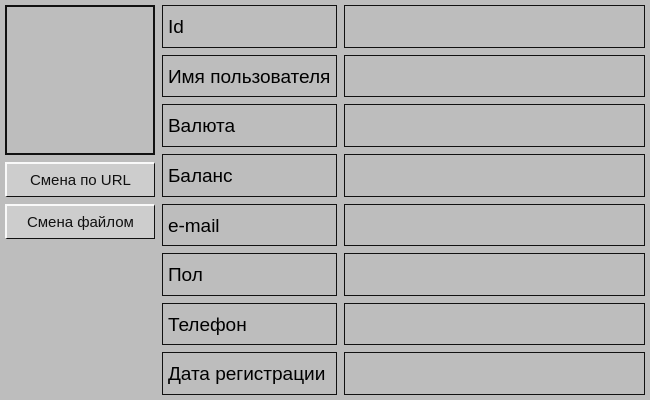
<?xml version="1.0" encoding="UTF-8"?>
<ui version="4.0">
 <class>registratew</class>
 <widget class="QWidget" name="registratew">
  <property name="geometry">
   <rect>
    <x>0</x>
    <y>0</y>
    <width>650</width>
    <height>400</height>
   </rect>
  </property>
  <property name="minimumSize">
   <size>
    <width>650</width>
    <height>400</height>
   </size>
  </property>
  <property name="maximumSize">
   <size>
    <width>650</width>
    <height>400</height>
   </size>
  </property>
  <property name="windowTitle">
   <string>Profile</string>
  </property>
  <property name="styleSheet">
   <string notr="true">background: #bdbdbd;</string>
  </property>
  <layout class="QHBoxLayout" name="horizontalLayout_2">
   <property name="spacing">
    <number>7</number>
   </property>
   <property name="leftMargin">
    <number>5</number>
   </property>
   <property name="topMargin">
    <number>5</number>
   </property>
   <property name="rightMargin">
    <number>5</number>
   </property>
   <property name="bottomMargin">
    <number>5</number>
   </property>
   <item>
    <layout class="QVBoxLayout" name="verticalLayout_3">
     <property name="spacing">
      <number>7</number>
     </property>
     <item>
      <widget class="QPushButton" name="avatar">
       <property name="minimumSize">
        <size>
         <width>150</width>
         <height>150</height>
        </size>
       </property>
       <property name="maximumSize">
        <size>
         <width>150</width>
         <height>150</height>
        </size>
       </property>
       <property name="cursor">
        <cursorShape>PointingHandCursor</cursorShape>
       </property>
       <property name="styleSheet">
        <string notr="true">border: 2px solid #111111;</string>
       </property>
       <property name="text">
        <string/>
       </property>
      </widget>
     </item>
     <item>
      <widget class="QPushButton" name="btn_change_by_url">
       <property name="minimumSize">
        <size>
         <width>100</width>
         <height>35</height>
        </size>
       </property>
       <property name="maximumSize">
        <size>
         <width>150</width>
         <height>35</height>
        </size>
       </property>
       <property name="font">
        <font>
         <pointsize>11</pointsize>
        </font>
       </property>
       <property name="styleSheet">
        <string notr="true">QPushButton {
	background: #cdcdcd;
	border: 2px solid #F9F9F9;
	border-bottom-width: 1px;
	border-right-width: 1px;
	border-bottom-color: #111111;
	border-right-color: #111111;
	color: #111111;
 }
QPushButton:pressed {
	background: #aaaaaa;
	border: 2px solid #111111;
	border-bottom-width: 1px;
	border-right-width: 1px;
	border-bottom-color: #F9F9F9;
	border-right-color: #F9F9F9;
	color: #333333;
 }
QPushButton:hover {
	background: #aaaaaa;
	color: #333333;
 }</string>
       </property>
       <property name="text">
        <string>Смена по URL</string>
       </property>
      </widget>
     </item>
     <item>
      <widget class="QPushButton" name="btn_change_by_file">
       <property name="minimumSize">
        <size>
         <width>150</width>
         <height>35</height>
        </size>
       </property>
       <property name="maximumSize">
        <size>
         <width>150</width>
         <height>35</height>
        </size>
       </property>
       <property name="font">
        <font>
         <pointsize>11</pointsize>
        </font>
       </property>
       <property name="styleSheet">
        <string notr="true">QPushButton {
	background: #cdcdcd;
	border: 2px solid #F9F9F9;
	border-bottom-width: 1px;
	border-right-width: 1px;
	border-bottom-color: #111111;
	border-right-color: #111111;
	color: #111111;
 }
QPushButton:pressed {
	background: #aaaaaa;
	border: 2px solid #111111;
	border-bottom-width: 1px;
	border-right-width: 1px;
	border-bottom-color: #F9F9F9;
	border-right-color: #F9F9F9;
	color: #333333;
 }
QPushButton:hover {
	background: #aaaaaa;
	color: #333333;
 }</string>
       </property>
       <property name="text">
        <string>Смена файлом</string>
       </property>
      </widget>
     </item>
     <item>
      <spacer name="verticalSpacer">
       <property name="orientation">
        <enum>Qt::Vertical</enum>
       </property>
       <property name="sizeHint" stdset="0">
        <size>
         <width>20</width>
         <height>40</height>
        </size>
       </property>
      </spacer>
     </item>
    </layout>
   </item>
   <item>
    <layout class="QHBoxLayout" name="horizontalLayout">
     <property name="spacing">
      <number>7</number>
     </property>
     <item>
      <layout class="QVBoxLayout" name="verticalLayout">
       <property name="spacing">
        <number>7</number>
       </property>
       <item>
        <widget class="QLabel" name="lbl_id">
         <property name="minimumSize">
          <size>
           <width>175</width>
           <height>0</height>
          </size>
         </property>
         <property name="maximumSize">
          <size>
           <width>175</width>
           <height>16777215</height>
          </size>
         </property>
         <property name="font">
          <font>
           <pointsize>14</pointsize>
           <weight>50</weight>
           <bold>false</bold>
          </font>
         </property>
         <property name="styleSheet">
          <string notr="true">border: 1px solid #111111;</string>
         </property>
         <property name="text">
          <string>Id</string>
         </property>
         <property name="margin">
          <number>6</number>
         </property>
        </widget>
       </item>
       <item>
        <widget class="QLabel" name="lbl_username">
         <property name="minimumSize">
          <size>
           <width>175</width>
           <height>0</height>
          </size>
         </property>
         <property name="maximumSize">
          <size>
           <width>175</width>
           <height>16777215</height>
          </size>
         </property>
         <property name="font">
          <font>
           <pointsize>14</pointsize>
           <weight>50</weight>
           <bold>false</bold>
          </font>
         </property>
         <property name="styleSheet">
          <string notr="true">border: 1px solid #111111;</string>
         </property>
         <property name="text">
          <string>Имя пользователя</string>
         </property>
         <property name="margin">
          <number>6</number>
         </property>
        </widget>
       </item>
       <item>
        <widget class="QLabel" name="lbl_currency">
         <property name="minimumSize">
          <size>
           <width>175</width>
           <height>0</height>
          </size>
         </property>
         <property name="maximumSize">
          <size>
           <width>175</width>
           <height>16777215</height>
          </size>
         </property>
         <property name="font">
          <font>
           <pointsize>14</pointsize>
           <weight>50</weight>
           <bold>false</bold>
          </font>
         </property>
         <property name="styleSheet">
          <string notr="true">border: 1px solid #111111;</string>
         </property>
         <property name="text">
          <string>Валюта</string>
         </property>
         <property name="margin">
          <number>6</number>
         </property>
        </widget>
       </item>
       <item>
        <widget class="QLabel" name="lbl_balance">
         <property name="minimumSize">
          <size>
           <width>175</width>
           <height>0</height>
          </size>
         </property>
         <property name="maximumSize">
          <size>
           <width>175</width>
           <height>16777215</height>
          </size>
         </property>
         <property name="font">
          <font>
           <pointsize>14</pointsize>
           <weight>50</weight>
           <bold>false</bold>
          </font>
         </property>
         <property name="styleSheet">
          <string notr="true">border: 1px solid #111111;</string>
         </property>
         <property name="text">
          <string>Баланс</string>
         </property>
         <property name="margin">
          <number>6</number>
         </property>
        </widget>
       </item>
       <item>
        <widget class="QLabel" name="lbl_email">
         <property name="minimumSize">
          <size>
           <width>175</width>
           <height>0</height>
          </size>
         </property>
         <property name="maximumSize">
          <size>
           <width>175</width>
           <height>16777215</height>
          </size>
         </property>
         <property name="font">
          <font>
           <pointsize>14</pointsize>
           <weight>50</weight>
           <bold>false</bold>
          </font>
         </property>
         <property name="styleSheet">
          <string notr="true">border: 1px solid #111111;</string>
         </property>
         <property name="text">
          <string>e-mail</string>
         </property>
         <property name="margin">
          <number>6</number>
         </property>
        </widget>
       </item>
       <item>
        <widget class="QLabel" name="lbl_sex">
         <property name="minimumSize">
          <size>
           <width>175</width>
           <height>0</height>
          </size>
         </property>
         <property name="maximumSize">
          <size>
           <width>175</width>
           <height>16777215</height>
          </size>
         </property>
         <property name="font">
          <font>
           <pointsize>14</pointsize>
           <weight>50</weight>
           <bold>false</bold>
          </font>
         </property>
         <property name="styleSheet">
          <string notr="true">border: 1px solid #111111;</string>
         </property>
         <property name="text">
          <string>Пол</string>
         </property>
         <property name="margin">
          <number>6</number>
         </property>
        </widget>
       </item>
       <item>
        <widget class="QLabel" name="lbl_phone">
         <property name="minimumSize">
          <size>
           <width>175</width>
           <height>0</height>
          </size>
         </property>
         <property name="maximumSize">
          <size>
           <width>175</width>
           <height>16777215</height>
          </size>
         </property>
         <property name="font">
          <font>
           <pointsize>14</pointsize>
           <weight>50</weight>
           <bold>false</bold>
          </font>
         </property>
         <property name="styleSheet">
          <string notr="true">border: 1px solid #111111;</string>
         </property>
         <property name="text">
          <string>Телефон</string>
         </property>
         <property name="margin">
          <number>6</number>
         </property>
        </widget>
       </item>
       <item>
        <widget class="QLabel" name="lbl_regdate">
         <property name="minimumSize">
          <size>
           <width>175</width>
           <height>0</height>
          </size>
         </property>
         <property name="maximumSize">
          <size>
           <width>175</width>
           <height>16777215</height>
          </size>
         </property>
         <property name="font">
          <font>
           <pointsize>14</pointsize>
          </font>
         </property>
         <property name="styleSheet">
          <string notr="true">border: 1px solid #111111;</string>
         </property>
         <property name="text">
          <string>Дата регистрации</string>
         </property>
        </widget>
       </item>
      </layout>
     </item>
     <item>
      <layout class="QVBoxLayout" name="verticalLayout_2">
       <property name="spacing">
        <number>7</number>
       </property>
       <item>
        <widget class="QLabel" name="lbl_id_value">
         <property name="minimumSize">
          <size>
           <width>250</width>
           <height>0</height>
          </size>
         </property>
         <property name="maximumSize">
          <size>
           <width>400</width>
           <height>16777215</height>
          </size>
         </property>
         <property name="font">
          <font>
           <pointsize>14</pointsize>
           <weight>50</weight>
           <bold>false</bold>
          </font>
         </property>
         <property name="styleSheet">
          <string notr="true">border: 1px solid #111111;</string>
         </property>
         <property name="text">
          <string/>
         </property>
         <property name="margin">
          <number>6</number>
         </property>
        </widget>
       </item>
       <item>
        <widget class="QLabel" name="lbl_username_value">
         <property name="minimumSize">
          <size>
           <width>250</width>
           <height>0</height>
          </size>
         </property>
         <property name="maximumSize">
          <size>
           <width>400</width>
           <height>16777215</height>
          </size>
         </property>
         <property name="font">
          <font>
           <pointsize>14</pointsize>
           <weight>50</weight>
           <bold>false</bold>
          </font>
         </property>
         <property name="styleSheet">
          <string notr="true">border: 1px solid #111111;</string>
         </property>
         <property name="text">
          <string/>
         </property>
         <property name="margin">
          <number>6</number>
         </property>
        </widget>
       </item>
       <item>
        <widget class="QLabel" name="lbl_currency_value">
         <property name="minimumSize">
          <size>
           <width>250</width>
           <height>0</height>
          </size>
         </property>
         <property name="maximumSize">
          <size>
           <width>400</width>
           <height>16777215</height>
          </size>
         </property>
         <property name="font">
          <font>
           <pointsize>14</pointsize>
           <weight>50</weight>
           <bold>false</bold>
          </font>
         </property>
         <property name="styleSheet">
          <string notr="true">border: 1px solid #111111;</string>
         </property>
         <property name="text">
          <string/>
         </property>
         <property name="margin">
          <number>6</number>
         </property>
        </widget>
       </item>
       <item>
        <widget class="QLabel" name="lbl_balance_value">
         <property name="minimumSize">
          <size>
           <width>250</width>
           <height>0</height>
          </size>
         </property>
         <property name="maximumSize">
          <size>
           <width>400</width>
           <height>16777215</height>
          </size>
         </property>
         <property name="font">
          <font>
           <pointsize>14</pointsize>
           <weight>50</weight>
           <bold>false</bold>
          </font>
         </property>
         <property name="styleSheet">
          <string notr="true">border: 1px solid #111111;</string>
         </property>
         <property name="text">
          <string/>
         </property>
         <property name="margin">
          <number>6</number>
         </property>
        </widget>
       </item>
       <item>
        <widget class="QLabel" name="lbl_email_value">
         <property name="minimumSize">
          <size>
           <width>250</width>
           <height>0</height>
          </size>
         </property>
         <property name="maximumSize">
          <size>
           <width>400</width>
           <height>16777215</height>
          </size>
         </property>
         <property name="font">
          <font>
           <pointsize>14</pointsize>
           <weight>50</weight>
           <bold>false</bold>
          </font>
         </property>
         <property name="styleSheet">
          <string notr="true">border: 1px solid #111111;</string>
         </property>
         <property name="text">
          <string/>
         </property>
         <property name="margin">
          <number>6</number>
         </property>
        </widget>
       </item>
       <item>
        <widget class="QLabel" name="lbl_sex_value">
         <property name="minimumSize">
          <size>
           <width>250</width>
           <height>0</height>
          </size>
         </property>
         <property name="maximumSize">
          <size>
           <width>400</width>
           <height>16777215</height>
          </size>
         </property>
         <property name="font">
          <font>
           <pointsize>14</pointsize>
           <weight>50</weight>
           <bold>false</bold>
          </font>
         </property>
         <property name="styleSheet">
          <string notr="true">border: 1px solid #111111;</string>
         </property>
         <property name="text">
          <string/>
         </property>
         <property name="margin">
          <number>6</number>
         </property>
        </widget>
       </item>
       <item>
        <widget class="QLabel" name="lbl_phone_value">
         <property name="minimumSize">
          <size>
           <width>250</width>
           <height>0</height>
          </size>
         </property>
         <property name="maximumSize">
          <size>
           <width>400</width>
           <height>16777215</height>
          </size>
         </property>
         <property name="font">
          <font>
           <pointsize>14</pointsize>
           <weight>50</weight>
           <bold>false</bold>
          </font>
         </property>
         <property name="styleSheet">
          <string notr="true">border: 1px solid #111111;</string>
         </property>
         <property name="text">
          <string/>
         </property>
         <property name="margin">
          <number>6</number>
         </property>
        </widget>
       </item>
       <item>
        <widget class="QLabel" name="lbl_regdate_value">
         <property name="minimumSize">
          <size>
           <width>250</width>
           <height>0</height>
          </size>
         </property>
         <property name="maximumSize">
          <size>
           <width>400</width>
           <height>16777215</height>
          </size>
         </property>
         <property name="font">
          <font>
           <pointsize>14</pointsize>
          </font>
         </property>
         <property name="styleSheet">
          <string notr="true">border: 1px solid #111111;</string>
         </property>
         <property name="text">
          <string/>
         </property>
        </widget>
       </item>
      </layout>
     </item>
    </layout>
   </item>
  </layout>
 </widget>
 <resources/>
 <connections/>
</ui>
